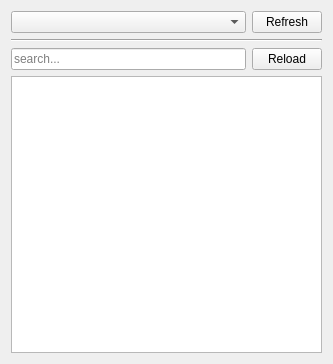
<?xml version="1.0" encoding="UTF-8"?>
<ui version="4.0">
 <class>Form</class>
 <widget class="QWidget" name="Form">
  <property name="geometry">
   <rect>
    <x>0</x>
    <y>0</y>
    <width>333</width>
    <height>364</height>
   </rect>
  </property>
  <property name="windowTitle">
   <string>Form</string>
  </property>
  <layout class="QVBoxLayout" name="verticalLayout">
   <item>
    <layout class="QHBoxLayout" name="horizontalLayout_2" stretch="4,1">
     <item>
      <widget class="QComboBox" name="sectionCombo">
       <property name="sizePolicy">
        <sizepolicy hsizetype="Preferred" vsizetype="Preferred">
         <horstretch>1</horstretch>
         <verstretch>0</verstretch>
        </sizepolicy>
       </property>
       <property name="maxVisibleItems">
        <number>18</number>
       </property>
      </widget>
     </item>
     <item>
      <widget class="QPushButton" name="refreshButton">
       <property name="minimumSize">
        <size>
         <width>70</width>
         <height>0</height>
        </size>
       </property>
       <property name="maximumSize">
        <size>
         <width>16777215</width>
         <height>70</height>
        </size>
       </property>
       <property name="toolTip">
        <string>Refresh this list.</string>
       </property>
       <property name="text">
        <string>Refresh</string>
       </property>
      </widget>
     </item>
    </layout>
   </item>
   <item>
    <widget class="Line" name="line">
     <property name="orientation">
      <enum>Qt::Orientation::Horizontal</enum>
     </property>
    </widget>
   </item>
   <item>
    <layout class="QHBoxLayout" name="horizontalLayout_4">
     <item>
      <widget class="QLineEdit" name="searchEdit">
       <property name="sizePolicy">
        <sizepolicy hsizetype="Expanding" vsizetype="Preferred">
         <horstretch>1</horstretch>
         <verstretch>0</verstretch>
        </sizepolicy>
       </property>
       <property name="placeholderText">
        <string>search...</string>
       </property>
      </widget>
     </item>
     <item>
      <widget class="QPushButton" name="reloadButton">
       <property name="enabled">
        <bool>true</bool>
       </property>
       <property name="minimumSize">
        <size>
         <width>70</width>
         <height>0</height>
        </size>
       </property>
       <property name="maximumSize">
        <size>
         <width>70</width>
         <height>16777215</height>
        </size>
       </property>
       <property name="toolTip">
        <string>Reload the active module/folder.</string>
       </property>
       <property name="text">
        <string>Reload</string>
       </property>
      </widget>
     </item>
    </layout>
   </item>
   <item>
    <widget class="RobustTreeView" name="resourceTree">
     <property name="contextMenuPolicy">
      <enum>Qt::ContextMenuPolicy::CustomContextMenu</enum>
     </property>
     <property name="editTriggers">
      <set>QAbstractItemView::EditTrigger::NoEditTriggers</set>
     </property>
     <property name="alternatingRowColors">
      <bool>true</bool>
     </property>
     <property name="selectionMode">
      <enum>QAbstractItemView::SelectionMode::ExtendedSelection</enum>
     </property>
     <property name="sortingEnabled">
      <bool>true</bool>
     </property>
     <property name="allColumnsShowFocus">
      <bool>true</bool>
     </property>
     <attribute name="headerShowSortIndicator" stdset="0">
      <bool>true</bool>
     </attribute>
     <attribute name="headerStretchLastSection">
      <bool>true</bool>
     </attribute>
    </widget>
   </item>
  </layout>
 </widget>
 <customwidgets>
  <customwidget>
   <class>RobustTreeView</class>
   <extends>QTreeView</extends>
   <header location="global">utility.ui_libraries.qt.widgets.itemviews.treeview</header>
  </customwidget>
 </customwidgets>
 <resources/>
 <connections/>
</ui>
